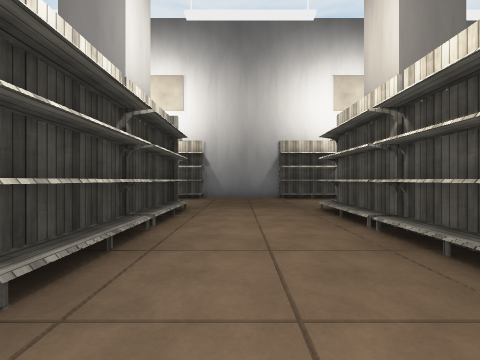
View 1 (above)

18 first-person views from a walk through a Unity game level. The camera is 1.2 m above the floor, looks level and sees 90° across. The floor is counted in squares, 2 m on a side. Each view is taken from the middle of a square. On the plan, view 1 faces up. The plan holds only what a view shows up to about 9 squares ahead; the rest is blank. The place goes on beyond the plan. The player character is not drawn. Some surface patterns are stand-ins.

View 2
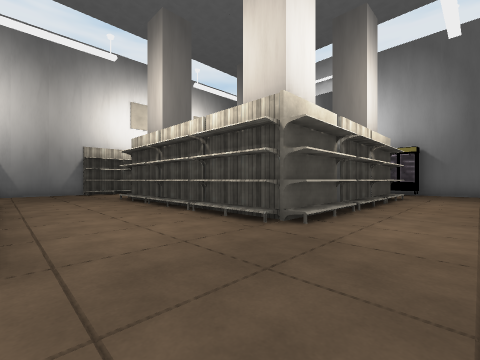

View 3
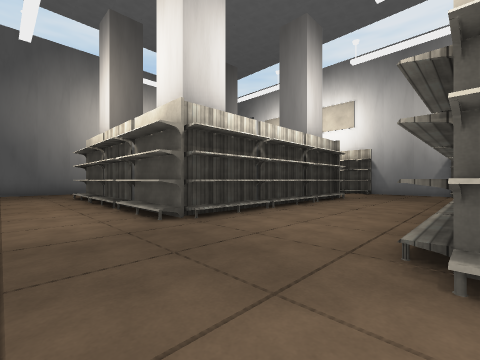

View 4
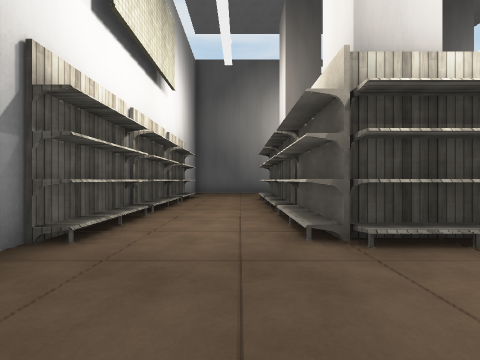

View 5
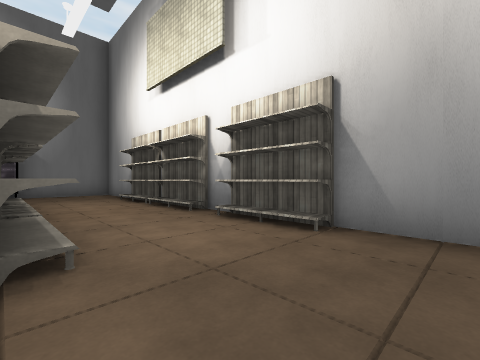

View 6
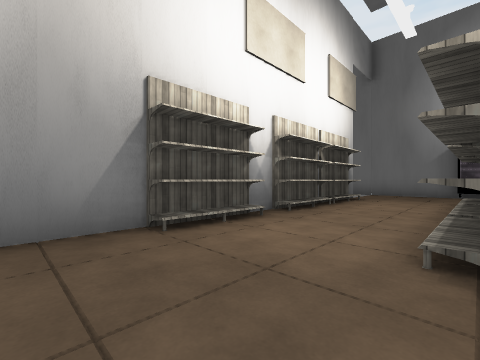

View 7
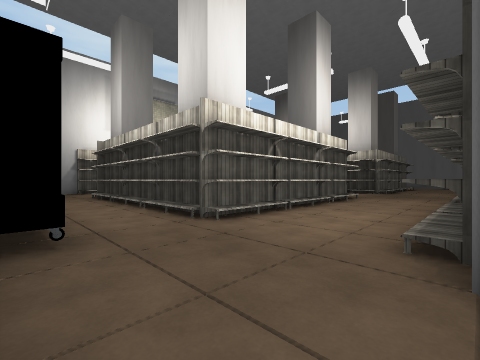

View 8
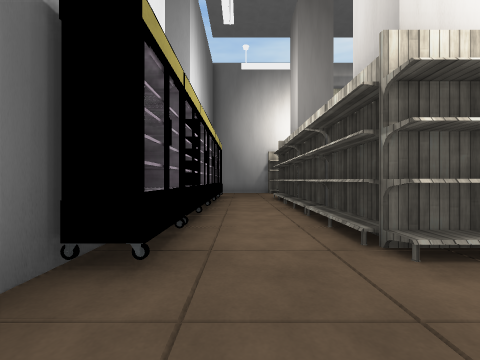

View 9
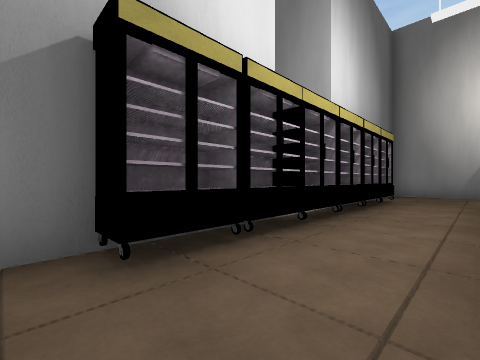

View 10
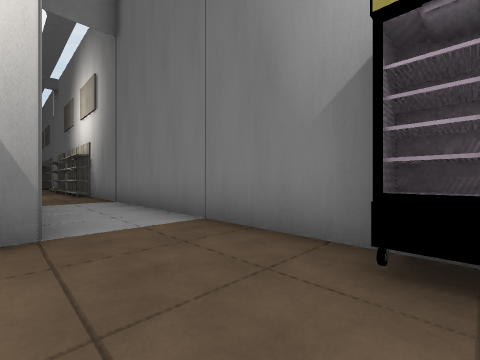

View 11
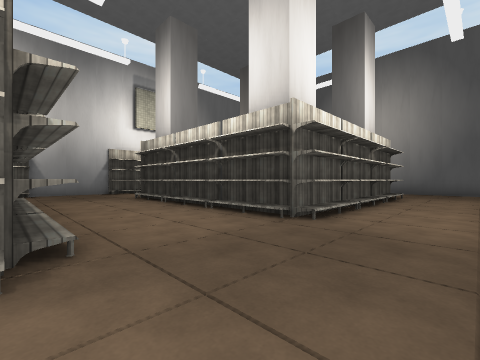

View 12
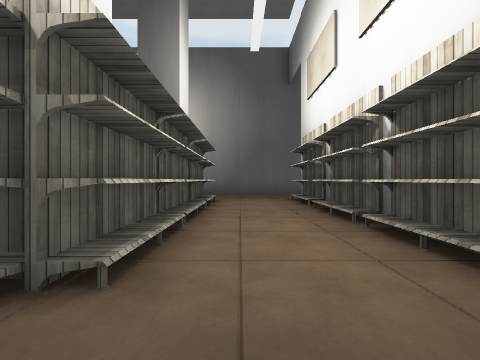

View 13
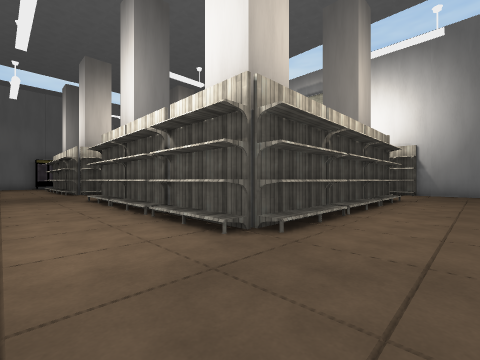

View 14
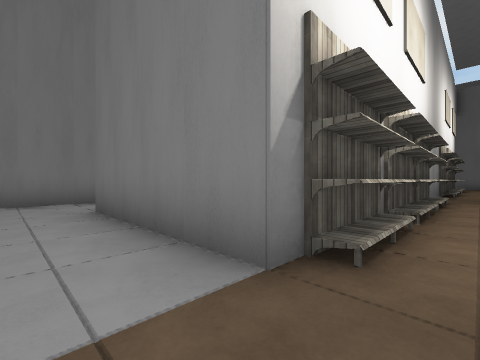

View 15
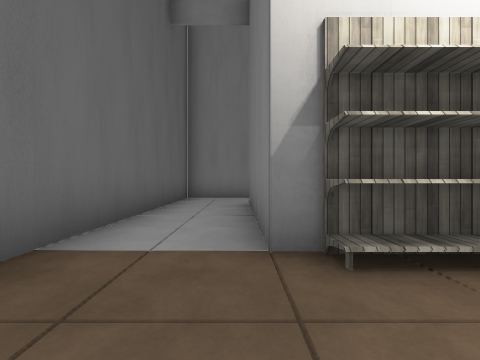

View 16
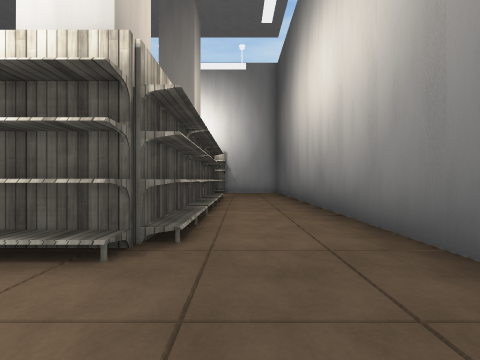

View 17
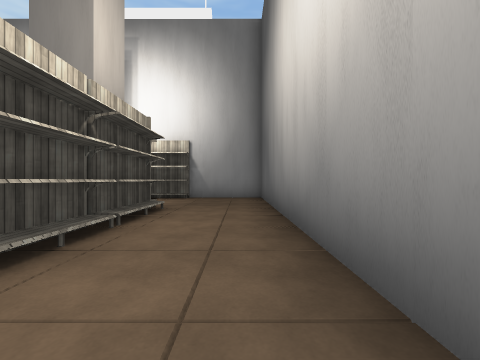

View 18
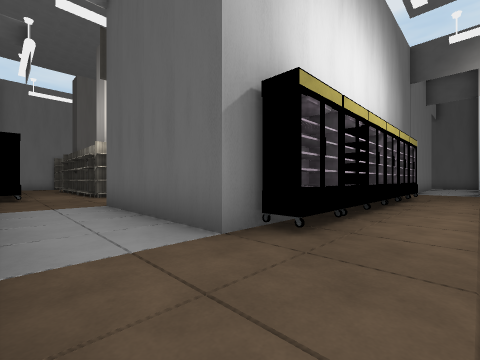

### Floor plan
Key: @ floor where view 1 was taken; # wall or solid block; . floor; S shelf; O other object.
Columns run from 10 left of view 1 to 11 right of it. Each row starts with its distance up from view 1.
 16                    .#
 15                    .S
 14 ####    #............#
 13 #..      ............#
 12 #..#       O#OOOOO#..#
 11 #..#              #..#
 10 #..#              #..#
  9 #..#              #..#
  8 #..#S#S#S###S##S#S#..#
  7 #....................#
  6 #....................#
  5 #..#S#S#S...#S#S#S..O
  4 #..S   ##S..S   ##S.O
  3 #..#    #S..#    #S.O
  2 #..S    #S..S    #S.O
  1 #..#    #...#    #..O
  0 #..S   ##S@.S     S.O
 -1 #..#O#S#O...#O#S#O..O
 -2 #....................#
 -3 #....................#
 -4 ####S#S#S###S##S#S####

Where each view was taken, in squares from view 1:
view 1: 0 up, 0 right, facing up
view 2: 3 down, 1 left, facing up-right
view 3: 3 down, 2 right, facing up-left
view 4: 2 down, 1 right, facing left
view 5: 1 down, 0 right, facing down-right
view 6: 5 up, 0 right, facing up-right
view 7: 8 up, 10 right, facing down-left
view 8: 7 up, 9 right, facing down
view 9: 6 up, 8 right, facing down-right
view 10: 5 up, 8 right, facing up-right
view 11: 7 up, 2 right, facing down-left
view 12: 6 up, 0 right, facing left
view 13: 7 up, 9 left, facing down-right
view 14: 7 up, 9 left, facing up-right
view 15: 6 up, 8 left, facing up
view 16: 7 up, 8 left, facing down
view 17: 4 up, 9 left, facing down
view 18: 14 up, 10 right, facing down-left
